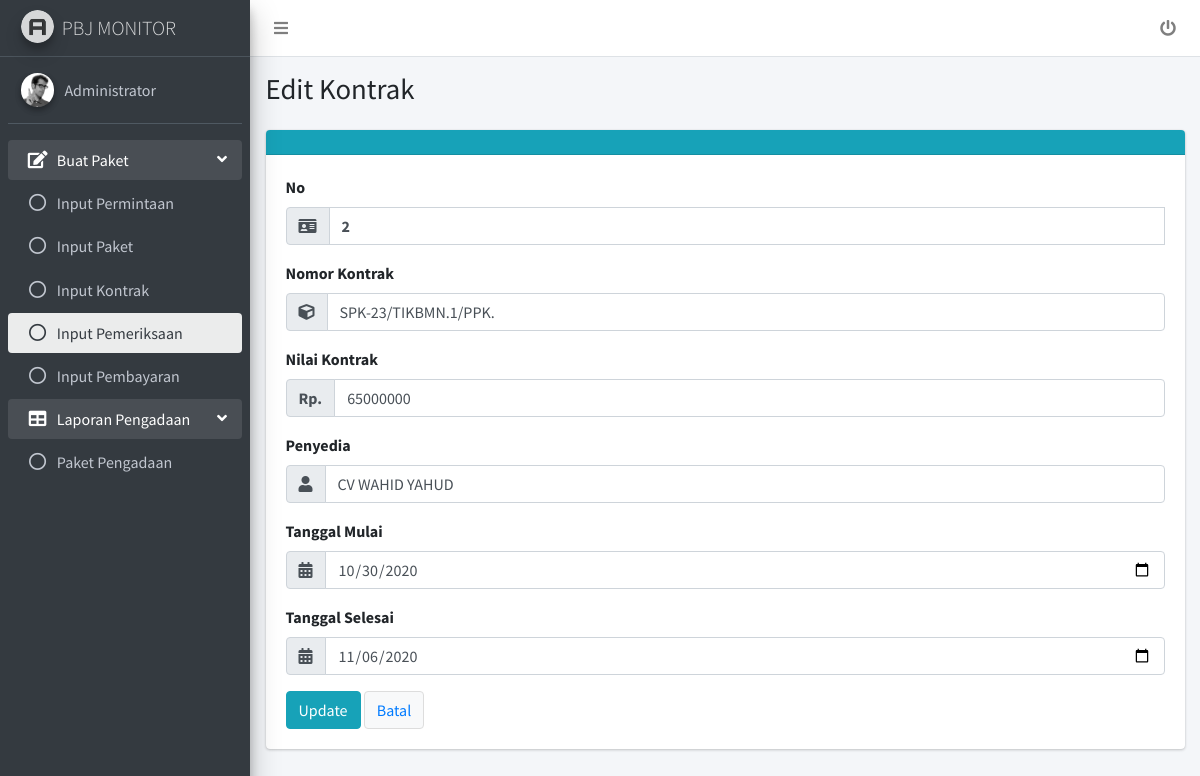
The app's page /edit_kontrak.php?no=2 (signed in) with its own data.
### tables this page shows
CREATE TABLE `kontrak` (
  `no` int(11) NOT NULL,
  `no_kontrak` varchar(20) NOT NULL,
  `nilai_kontrak` int(15) NOT NULL,
  `penyedia` varchar(100) NOT NULL,
  `tgl_mulai` date NOT NULL,
  `tgl_selesai` date NOT NULL
);

### edit_kontrak.php (the view, shortened to what this page needs)
<!DOCTYPE html>
<html>
<head>
  <link rel="stylesheet" href="plugins/fontawesome-free/css/all.min.css">
  <link rel="stylesheet" href="dist/css/adminlte.min.css">
</head>
<body class="hold-transition sidebar-mini layout-fixed">
<div class="wrapper">
  <nav class="main-header navbar navbar-expand navbar-white navbar-light">
    <ul class="navbar-nav">
      <li class="nav-item">
        <a class="nav-link" data-widget="pushmenu" href="#" role="button"><i class="fas fa-bars"></i></a>
      </li>
    </ul>
	<ul class="navbar-nav ml-auto">
	  <li class="nav-item">
        <a class="nav-link" href="logout.php">
          <i class="fas fa-power-off"></i>
        </a>
      </li>
	</ul>
  </nav>
  <aside class="main-sidebar sidebar-dark-primary elevation-4">
    <a href="index.php" class="brand-link">
      <img src="dist/img/AdminLTELogo.png" alt="AdminLTE Logo" class="brand-image img-circle elevation-3"
           style="opacity: .8">
      <span class="brand-text font-weight-light">PBJ MONITOR</span>
    </a>
    <div class="sidebar">
      <div class="user-panel mt-3 pb-3 mb-3 d-flex">
        <div class="image">
          <img src="dist/img/user2-160x160.jpg" class="img-circle elevation-2" alt="User Image">
        </div>
        <div class="info">
          <a href="#" class="d-block"><?php echo $_SESSION['name']; ?></a>
        </div>
      </div>
      <nav class="mt-2">
        <ul class="nav nav-pills nav-sidebar flex-column" data-widget="treeview" role="menu" data-accordion="false">
          <li class="nav-item has-treeview menu-open">
            <a href="#" class="nav-link">
              <i class="nav-icon fas fa-edit"></i>
              <p>
                Buat Paket
                <i class="fas fa-angle-left right"></i>
              </p>
            </a>
            <ul class="nav nav-treeview">
              <li class="nav-item">
                <a href="permintaan.php" class="nav-link">
                  <i class="far fa-circle nav-icon"></i>
                  <p><?php if($_SESSION['akses'] == "admin") echo "Input "; ?>Permintaan</p>
                </a>
              </li>
              <li class="nav-item">
                <a href="paket.php" class="nav-link">
                  <i class="far fa-circle nav-icon"></i>
                  <p><?php if($_SESSION['akses'] == "admin") echo "Input "; ?>Paket</p>
                </a>
              </li>
              <li class="nav-item">
                <a href="kontrak.php" class="nav-link">
                  <i class="far fa-circle nav-icon"></i>
                  <p><?php if($_SESSION['akses'] == "admin") echo "Input "; ?>Kontrak</p>
                </a>
              </li>
              <li class="nav-item">
                <a href="pemeriksaan.php" class="nav-link active">
                  <i class="far fa-circle nav-icon"></i>
                  <p><?php if($_SESSION['akses'] == "admin") echo "Input "; ?>Pemeriksaan</p>
                </a>
              </li>
			  <li class="nav-item">
                <a href="pembayaran.php" class="nav-link">
                  <i class="far fa-circle nav-icon"></i>
                  <p><?php if($_SESSION['akses'] == "admin") echo "Input "; ?>Pembayaran</p>
                </a>
              </li>
            </ul>
          </li>
          <li class="nav-item has-treeview menu-open">
            <a href="#" class="nav-link">
              <i class="nav-icon fas fa-table"></i>
              <p>
                Laporan Pengadaan
                <i class="fas fa-angle-left right"></i>
              </p>
            </a>
            <ul class="nav nav-treeview">
              <li class="nav-item">
                <a href="pengadaan.php" class="nav-link">
                  <i class="far fa-circle nav-icon"></i>
                  <p>Paket Pengadaan</p>
                </a>
              </li>
            </ul>
          </li>
        </ul>
      </nav>
    </div>
  </aside>
  <div class="content-wrapper">
    <section class="content-header">
      <div class="container-fluid">
        <div class="row mb-2">
          <div class="col-sm-6">
            <h1>Edit Kontrak</h1>
          </div>
        </div>
      </div>
    </section>
	<?php
		include 'koneksi.php';
		$data = mysqli_query($koneksi, "SELECT * FROM kontrak WHERE no='".$_GET['no']."'");
		$col = mysqli_fetch_array($data);
	?>
    <section class="content">
      <div class="container-fluid">
		<div class="card card-info">
			<div class="card-header">
			</div>
			<form method="POST">
			<div class="card-body">
				<div class="form-group">
					<label>No</label>
					<div class="input-group">
						<div class="input-group-prepend">
							<span class="input-group-text"><i class="fas fa-id-card"></i></span>
						</div>
						<label class="form-control"><?php echo $col['no']; ?></label>
					</div>
				</div>
				<div class="form-group">
					<label>Nomor Kontrak</label>
					<div class="input-group">
						<div class="input-group-prepend">
							<span class="input-group-text"><i class="fas fa-cube"></i></span>
						</div>
						<input type="text" class="form-control" name="no_kontrak" value="<?php echo $col['no_kontrak']; ?>">
					</div>
				</div>
				<div class="form-group">
					<label>Nilai Kontrak</label>
					<div class="input-group">
						<div class="input-group-prepend">
							<span class="input-group-text"><b>Rp.</b></span>
						</div>
						<input type="text" class="form-control" name="nilai_kontrak" value="<?php echo $col['nilai_kontrak']; ?>">
					</div>
				</div>
				<div class="form-group">
					<label>Penyedia</label>
					<div class="input-group">
						<div class="input-group-prepend">
							<span class="input-group-text"><i class="fas fa-user"></i></span>
						</div>
						<input type="text" class="form-control" name="penyedia" value="<?php echo $col['penyedia']; ?>">
					</div>
				</div>
				<div class="form-group">
					<label>Tanggal Mulai</label>
					<div class="input-group">
						<div class="input-group-prepend">
							<span class="input-group-text"><i class="fas fa-calendar-alt"></i></span>
						</div>
						<input type="date" class="form-control" name="tgl_mulai" value="<?php echo $col['tgl_mulai']; ?>">
					</div>
				</div>
				<div class="form-group">
					<label>Tanggal Selesai</label>
					<div class="input-group">
						<div class="input-group-prepend">
							<span class="input-group-text"><i class="fas fa-calendar-alt"></i></span>
						</div>
						<input type="date" class="form-control" name="tgl_selesai" value="<?php echo $col['tgl_selesai']; ?>">
					</div>
				</div>
				<div>
					<button type="submit" class="btn btn-info" style="background-color: #17a2b8" name="submit">Update</button>
					<button class="btn btn-default"><a href="pemeriksaan.php">Batal</a></button>
                </div>
			</div>
			</form>
		</div>
      </div>
    </section>
  </div>
</div>
</body>
</html>

### records on screen
kontrak: no "2", no_kontrak "SPK-23/TIKBMN.1/PPK.", nilai_kontrak "65000000", penyedia "CV WAHID YAHUD", tgl_mulai "10/30/2020", tgl_selesai "11/06/2020"

### other values on screen
$_SESSION['name'] "Administrator"
